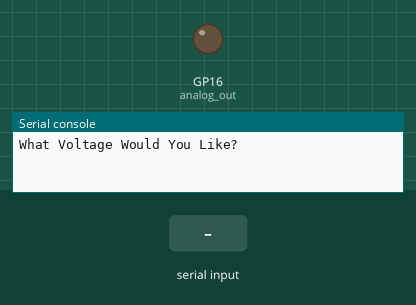
This program was run on a simulated Raspberry Pi Pico running MicroPython. Shown: output pins drawn as LEDs (lit = HIGH), the last lines printed to the serial console. Inputs (shaded band) come from the test bench.

Above: at 1.2 s.
1.3 s: "5" typed at the serial console, then Enter
At 2.5 s:
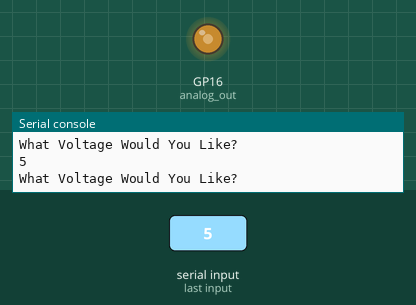
2.8 s: "90" typed at the serial console, then Enter
At 3.7 s:
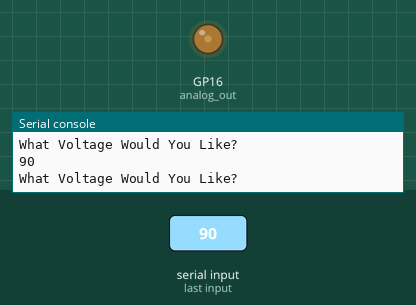
Timing chart, 0 to 5.8 s (numbered marks = the images above; inputs shaded):
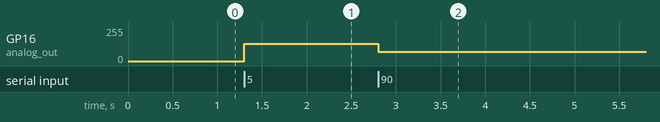

Measured:
- after the input at 1.3 s, GP16 (analog_out): 0/255 → 131/255 at once
- after the input at 2.8 s, GP16 (analog_out): 131/255 → 69/255 at once

The program:

voltage-cmd-control.py
```python
from machine import PWM, Pin
from time import sleep

PWM_MAX = 65535
OUT_PIN = 16

analog_out = PWM(Pin(OUT_PIN))
analog_out.freq(1000)
analog_out.duty_u16(0)

while True:
    voltage = float(input('What Voltage Would You Like? '))
    pwmVal = (PWM_MAX/3.3) * voltage
    analog_out.duty_u16(int(pwmVal))

    sleep(.1)
```
